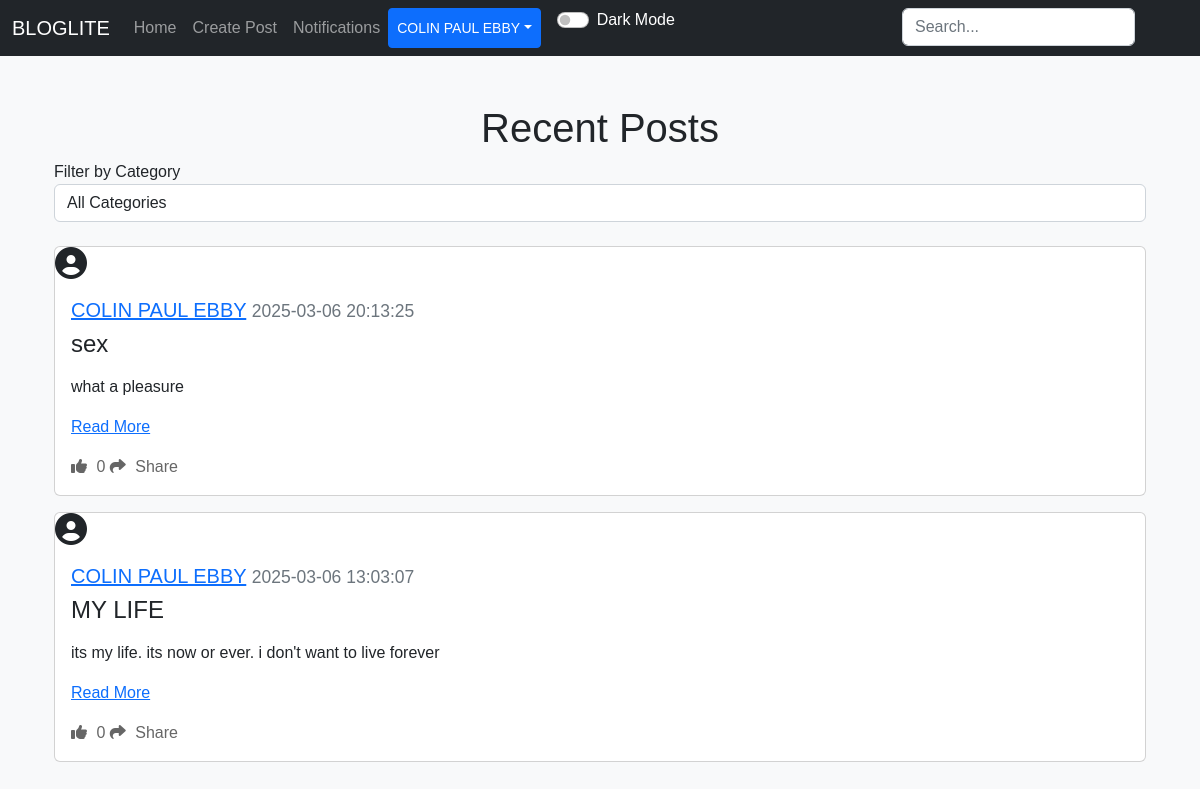
The app's page /home (signed in), older data.
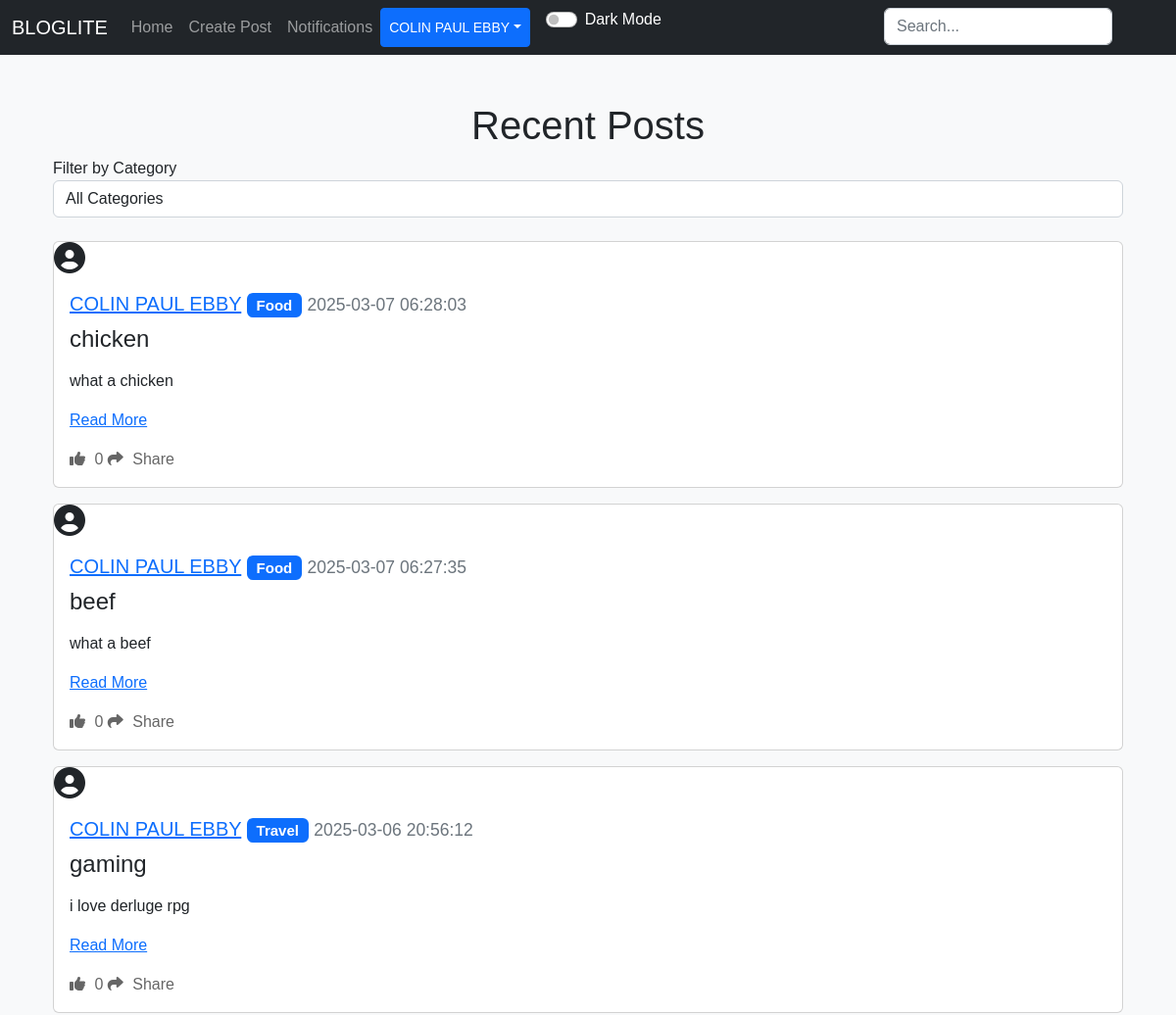
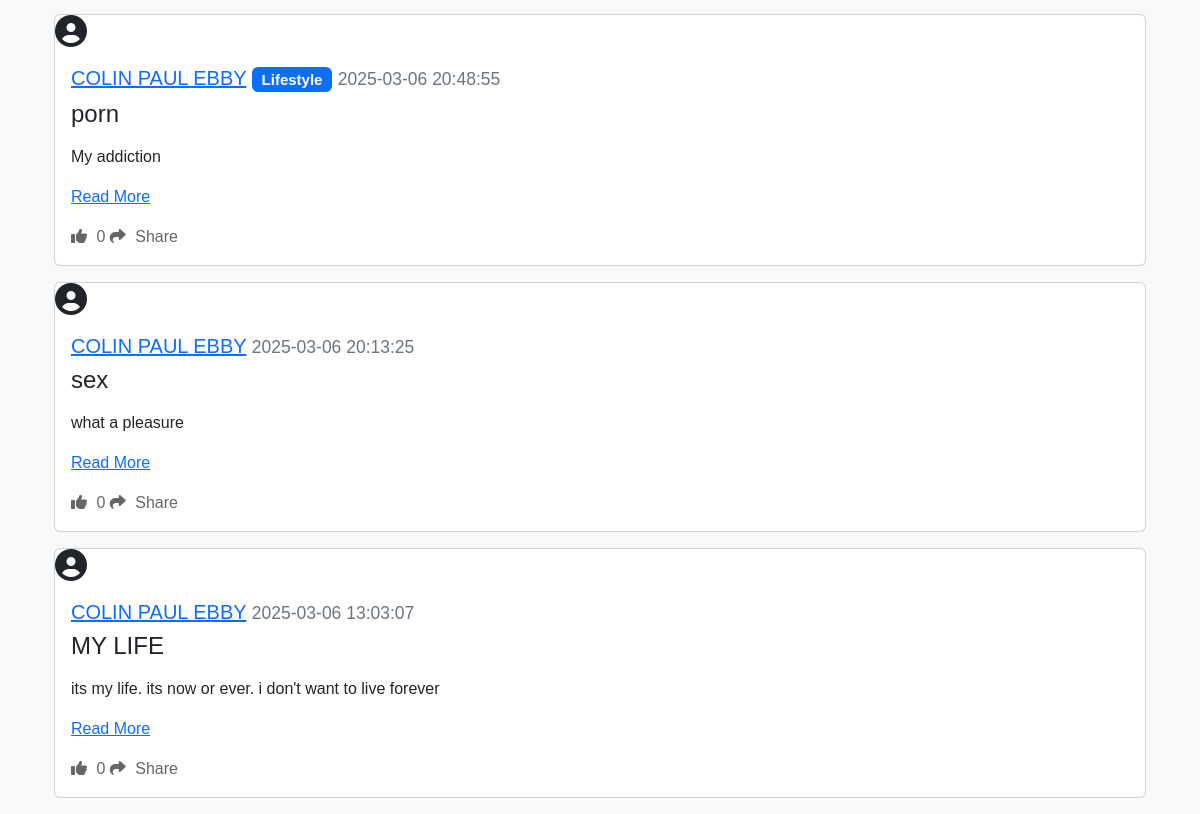
The same page, newer data (2 pictures, top to bottom).
### applicaton/models.py (models this page shows)
class User(db.Model, UserMixin):
    id = db.Column(db.Integer, primary_key=True)
    email = db.Column(db.String(150), unique=True)
    username = db.Column(db.String(150), unique=True)
    password = db.Column(db.String(150))
    date_created = db.Column(db.DateTime(timezone=True), default=func.now())
    profile_picture = db.Column(db.String(150), nullable=True)
    posts = db.relationship("Post", backref="user", cascade="all, delete")
    comments = db.relationship("Comment", backref="user", cascade="all, delete")
    likes = db.relationship("Like", backref="user", cascade="all, delete")
    followers = db.relationship("Follower", foreign_keys=[Follower.user_id], backref="followed_user", lazy="dynamic")
    following = db.relationship("Follower", foreign_keys=[Follower.follower_id], backref="follower", lazy="dynamic")
    notifications = db.relationship("Notification", backref="user", cascade="all, delete", lazy="dynamic")

class Post(db.Model):
    id = db.Column(db.Integer, primary_key=True)
    title = db.Column(db.String(150), nullable=False)  # Add title field
    text = db.Column(db.Text, nullable=False)
    date_created = db.Column(db.DateTime(timezone=True), default=func.now())
    author = db.Column(db.Integer, db.ForeignKey('user.id'), nullable=False)
    category_id = db.Column(db.Integer, db.ForeignKey('category.id'), nullable=True)
    comments = db.relationship("Comment", backref="post", cascade="all, delete")
    likes = db.relationship("Like", backref="post", cascade="all, delete")

class Category(db.Model):
    id = db.Column(db.Integer, primary_key=True)
    name = db.Column(db.String(50), unique=True, nullable=False)
    posts = db.relationship("Post", backref="category", cascade="all, delete")

### applicaton/views.py (the view, shortened to what this page needs)
@views.route("/")
@views.route("/home")
@login_required
def home():
    logging.basicConfig(level=logging.DEBUG)
    logger = logging.getLogger(__name__)
    category_id = request.args.get('category_id')
    logger.debug(f"Received category_id: {category_id}")
    following_ids = [follower.user_id for follower in current_user.following]
    following_ids.append(current_user.id)  # Include current user's posts
    logger.debug(f"Following IDs (including self): {following_ids}")
    query = Post.query.filter(Post.author.in_(following_ids))
    posts = query.order_by(Post.date_created.desc()).all()
    logger.debug(f"Filtered posts count: {len(posts)}")
    for post in posts:
        logger.debug(f"Post - ID: {post.id}, Title: {post.title}, Category ID: {post.category_id}")
    categories = Category.query.all()
    logger.debug(f"Categories available: {[category.name for category in categories]}")
    return render_template("home.html", user=current_user, posts=posts, categories=categories)

### applicaton/templates/home.html (shortened to what this page needs)
{% extends "nav.html" %}
{% block content %}
<div class="container mt-5">
    <h1 align="center">Recent Posts</h1>
    <form method="GET" action="{{ url_for('views.home') }}" id="categoryFilterForm">
        <div class="form-group">
            <label for="category_id">Filter by Category</label>
            <select name="category_id" id="category_id" class="form-control">
                <option value="">All Categories</option>
            </select>
        </div>
    </form>
    <br />
    {% for post in posts %}
        <div class="card mb-3">
            <div class="profile-pic-container mr-3">
                {% if post.user.profile_picture %}
                    <img src="{{ url_for('static', filename='uploads/' + post.user.profile_picture) }}" alt="Profile Picture" class="profile-pic">
                {% else %}
                    <i class="fas fa-user-circle fa-2x"></i>
                {% endif %}
            </div>
            <div class="card-body">
                <h5 class="card-title">
                    <a href="{{ url_for('views.post', username=post.user.username) }}">{{ post.user.username }}</a>
                    {% if post.category %}
                        <span class="badge bg-primary">{{ post.category.name }}</span>
                    {% endif %}
                    <small class="text-muted">{{ post.date_created }}</small>
                </h5>
                <h4>{{ post.title }}</h4>
                <p class="card-text">
                    {% if post.text|length > 100 %}
                        {{ post.text[:100] | safe }}... <a href="{{ url_for('views.view_post', id=post.id) }}">Read More</a>
                    {% else %}
                        {{ post.text | safe }} <a href="{{ url_for('views.view_post', id=post.id) }}">Read More</a>
                    {% endif %}
                </p>
                <div>
                    <a href="#" class="like-btn" data-post-id="{{ post.id }}">
                        <i class="fas fa-thumbs-up"></i> <span class="like-count">{{ post.likes|length }}</span>
                    </a>
                    <a href="#" class="share-btn ml-3" data-post-id="{{ post.id }}" data-bs-toggle="modal" data-bs-target="#shareModal">
                        <i class="fas fa-share"></i> Share
                    </a>
                </div>
            </div>
        </div>
    {% endfor %}
</div>
{% endblock %}

### applicaton/templates/nav.html (shortened to what this page needs)
<!DOCTYPE html>
<html lang="en">
<head>
  <link href="https://cdn.jsdelivr.net/npm/bootstrap@5.2.3/dist/css/bootstrap.min.css" rel="stylesheet">
  <link rel="stylesheet" href="https://code.jquery.com/ui/1.12.1/themes/base/jquery-ui.css">
  <link rel="stylesheet" href="{{ url_for('static', filename='style.css') }}">
</head>
<body>
  <nav class="navbar navbar-expand-lg navbar-dark bg-dark">
    <div class="container-fluid">
      <a class="navbar-brand" href="/home">BLOGLITE</a>
      <div class="collapse navbar-collapse" id="navbar">
        <div class="navbar-nav">
          <a class="nav-item nav-link" href="/home">Home</a>
          {% if user.is_authenticated %}
            <a class="nav-item nav-link" href="/create-post">Create Post</a>
            <a class="nav-item nav-link" href="/notifications">Notifications</a>
            <div style="position: absolute; right: 57px;">
              <form action="{{ url_for('views.search') }}" method="POST" class="d-flex" role="search">
                <input type="search" placeholder="Search..." name="query" class="form-control me-2" id="search-input">
              </form>
            </div>
            <div class="btn-group">
              <button type="button" class="btn btn-sm btn-primary dropdown-toggle" data-bs-toggle="dropdown">{{ user.username }}</button>
            </div>
          {% else %}
            <a class="nav-item nav-link" href="/login">Login</a>
            <a class="nav-item nav-link" href="/sign-up">Sign Up</a>
          {% endif %}
          <div class="form-check form-switch ms-3">
            <input class="form-check-input" type="checkbox" id="darkModeToggle" onclick="toggleDarkMode()">
            <label class="form-check-label text-white" for="darkModeToggle">Dark Mode</label>
          </div>
        </div>
      </div>
    </div>
  </nav>
  <div class="container">{% block content %}{% endblock %}</div>
</body>
</html>

### applicaton/static/style.css (style rules this page uses)
body { background-color: #f8f9fa; font-family: Arial, sans-serif; }
.profile-pic-container { display: inline-block; vertical-align: middle; margin-right: 10px; }
.like-btn { color: #666; text-decoration: none; transition: color 0.3s ease; }
.like-btn i { margin-right: 5px; }
.share-btn { color: #666; text-decoration: none; transition: color 0.3s ease; }
.share-btn i { margin-right: 5px; }

Row changes from the older to the newer data that the page shows:
added Post: user.username "COLIN PAUL EBBY", category.name "Food", date_created "2025-03-07 06:28:03", title "chicken", text "what a chicken", likes|length "0"
added Post: user.username "COLIN PAUL EBBY", category.name "Food", date_created "2025-03-07 06:27:35", title "beef", text "what a beef", likes|length "0"
added Post: user.username "COLIN PAUL EBBY", category.name "Travel", date_created "2025-03-06 20:56:12", title "gaming", text "i love derluge rpg", likes|length "0"
added Post: user.username "COLIN PAUL EBBY", category.name "Lifestyle", date_created "2025-03-06 20:48:55", title "porn", text "My addiction", likes|length "0"
